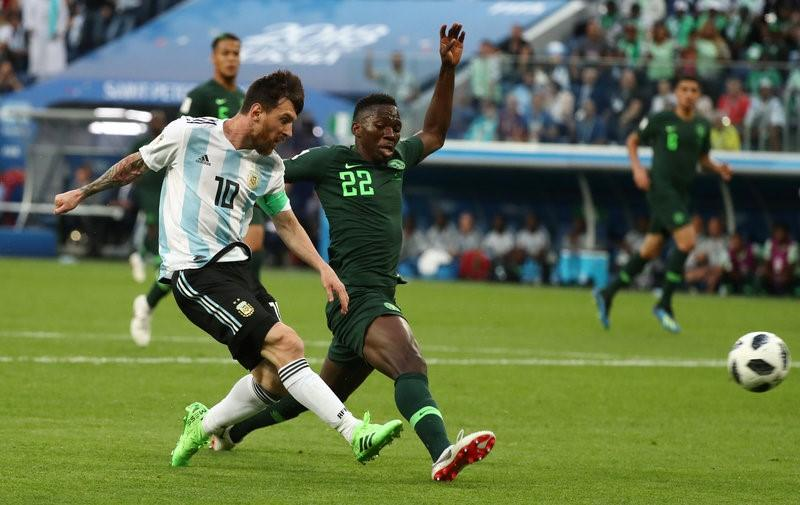
#> input picture code/DataAugmentationForObjectDetection/messi.jpg, 800 x 505 px
$ python test.py
#> lines starting #> are read from the running program, lines starting #| are printed output that depends on the picture
### code/DataAugmentationForObjectDetection/data_aug/data_aug.py
import random
import numpy as np
import cv2
import matplotlib.pyplot as plt
import sys
import os
from DataAugmentationForObjectDetection.data_aug.bbox_util import *

lib_path = os.path.join(os.path.realpath("."), "data_aug")
sys.path.append(lib_path)


class RandomHorizontalFlip(object):
    """Randomly horizontally flips the Image with the probability *p*

    Parameters
    ----------
    p: float
        The probability with which the image is flipped


    Returns
    -------

    numpy.ndaaray
        Flipped image in the numpy format of shape `HxWxC`

    numpy.ndarray
        Tranformed bounding box co-ordinates of the format `n x 4` where n is
        number of bounding boxes and 4 represents `x1,y1,x2,y2` of the box

    """

    def __init__(self, p=0.5):
        self.p = p
        self.reset()

    def reset(self):
        self.p_thresh = random.random()

    def __call__(self, img, masks=None, bboxes=None):
        img_center = np.array(img.shape[:2])[::-1] / 2
        img_center = np.hstack((img_center, img_center))
        if self.p_thresh < self.p:
            img = img[:, ::-1, :]
            if masks is not None:
                for mask_idx in range(len(masks)):
                    masks[mask_idx] = masks[mask_idx][:, ::-1, :]
            if bboxes is not None:
                if len(bboxes) > 0:
                    bboxes[:, [0, 2]] += 2 * (img_center[[0, 2]] - bboxes[:, [0, 2]])
                    box_w = abs(bboxes[:, 0] - bboxes[:, 2])
                    bboxes[:, 0] -= box_w
                    bboxes[:, 2] += box_w

        return img, masks, bboxes


class HorizontalFlip(object):
    """Randomly horizontally flips the Image with the probability *p*

    Parameters
    ----------
    p: float
        The probability with which the image is flipped


    Returns
    -------

    numpy.ndaaray
        Flipped image in the numpy format of shape `HxWxC`

    numpy.ndarray
        Tranformed bounding box co-ordinates of the format `n x 4` where n is
        number of bounding boxes and 4 represents `x1,y1,x2,y2` of the box

    """

    def __init__(self):
        pass

    # [13 lines left out: function __call__, not called in this run]


class RandomScale(object):
    """Randomly scales an image


    Bounding boxes which have an area of less than 25% in the remaining in the
    transformed image is dropped. The resolution is maintained, and the remaining
    area if any is filled by black color.

    Parameters
    ----------
    scale: float or tuple(float)
        if **float**, the image is scaled by a factor drawn
        randomly from a range (1 - `scale` , 1 + `scale`). If **tuple**,
        the `scale` is drawn randomly from values specified by the
        tuple

    Returns
    -------

    numpy.ndaaray
        Scaled image in the numpy format of shape `HxWxC`

    numpy.ndarray
        Tranformed bounding box co-ordinates of the format `n x 4` where n is
        number of bounding boxes and 4 represents `x1,y1,x2,y2` of the box

    """

    def __init__(self, scale=0.2, diff=False):
        self.scale = scale

        if type(self.scale) == tuple:
            assert len(self.scale) == 2, "Invalid range"
            assert self.scale[0] > -1, "Scale factor can't be less than -1"
            assert self.scale[1] > -1, "Scale factor can't be less than -1"
        else:
            assert self.scale > 0, "Please input a positive float"
            self.scale = (max(-1, -self.scale), self.scale)

        self.diff = diff

        self.reset()  # set probabilistic values

    def reset(self):
        if self.diff:
            self.scale_x = random.uniform(*self.scale)
            self.scale_y = random.uniform(*self.scale)
        else:
            self.scale_x = random.uniform(*self.scale)
            self.scale_y = self.scale_x

    # [39 lines left out: function __call__, not called in this run]


class Scale(object):
    """Scales the image

    Bounding boxes which have an area of less than 25% in the remaining in the
    transformed image is dropped. The resolution is maintained, and the remaining
    area if any is filled by black color.


    Parameters
    ----------
    scale_x: float
        The factor by which the image is scaled horizontally

    scale_y: float
        The factor by which the image is scaled vertically

    Returns
    -------

    numpy.ndaaray
        Scaled image in the numpy format of shape `HxWxC`

    numpy.ndarray
        Tranformed bounding box co-ordinates of the format `n x 4` where n is
        number of bounding boxes and 4 represents `x1,y1,x2,y2` of the box

    """

    def __init__(self, scale_x=0.2, scale_y=0.2):
        self.scale_x = scale_x
        self.scale_y = scale_y

    # [23 lines left out: function __call__, not called in this run]


class RandomTranslate(object):
    """Randomly Translates the image


    Bounding boxes which have an area of less than 25% in the remaining in the
    transformed image is dropped. The resolution is maintained, and the remaining
    area if any is filled by black color.

    Parameters
    ----------
    translate: float or tuple(float)
        if **float**, the image is translated by a factor drawn
        randomly from a range (1 - `translate` , 1 + `translate`). If **tuple**,
        `translate` is drawn randomly from values specified by the
        tuple

    Returns
    -------

    numpy.ndaaray
        Translated image in the numpy format of shape `HxWxC`

    numpy.ndarray
        Tranformed bounding box co-ordinates of the format `n x 4` where n is
        number of bounding boxes and 4 represents `x1,y1,x2,y2` of the box

    """

    # [47 lines left out: functions __init__, __call__, not called in this run]


class Translate(object):
    """Randomly Translates the image


    Bounding boxes which have an area of less than 25% in the remaining in the
    transformed image is dropped. The resolution is maintained, and the remaining
    area if any is filled by black color.

    Parameters
    ----------
    translate: float or tuple(float)
        if **float**, the image is translated by a factor drawn
        randomly from a range (1 - `translate` , 1 + `translate`). If **tuple**,
        `translate` is drawn randomly from values specified by the
        tuple

    Returns
    -------

    numpy.ndaaray
        Translated image in the numpy format of shape `HxWxC`

    numpy.ndarray
        Tranformed bounding box co-ordinates of the format `n x 4` where n is
        number of bounding boxes and 4 represents `x1,y1,x2,y2` of the box

    """

    # [37 lines left out: functions __init__, __call__, not called in this run]


class RandomRotate(object):
    """Randomly rotates an image


    Bounding boxes which have an area of less than 25% in the remaining in the
    transformed image is dropped. The resolution is maintained, and the remaining
    area if any is filled by black color.

    Parameters
    ----------
    angle: float or tuple(float)
        if **float**, the image is rotated by a factor drawn
        randomly from a range (-`angle`, `angle`). If **tuple**,
        the `angle` is drawn randomly from values specified by the
        tuple

    Returns
    -------

    numpy.ndaaray
        Rotated image in the numpy format of shape `HxWxC`

    numpy.ndarray
        Tranformed bounding box co-ordinates of the format `n x 4` where n is
        number of bounding boxes and 4 represents `x1,y1,x2,y2` of the box

    """

    def __init__(self, angle=10):
        self.angle = angle

        if type(self.angle) == tuple:
            assert len(self.angle) == 2, "Invalid range"

        else:
            self.angle = (-self.angle, self.angle)

        self.reset()

    def reset(self):
        self.chosen_angle = random.uniform(*self.angle)

    # [33 lines left out: function __call__, not called in this run]


class Rotate(object):
    """Rotates an image


    Bounding boxes which have an area of less than 25% in the remaining in the
    transformed image is dropped. The resolution is maintained, and the remaining
    area if any is filled by black color.

    Parameters
    ----------
    angle: float
        The angle by which the image is to be rotated


    Returns
    -------

    numpy.ndaaray
        Rotated image in the numpy format of shape `HxWxC`

    numpy.ndarray
        Tranformed bounding box co-ordinates of the format `n x 4` where n is
        number of bounding boxes and 4 represents `x1,y1,x2,y2` of the box

    """

    def __init__(self, angle):
        self.angle = angle

    # [40 lines left out: function __call__, not called in this run]


class RandomShear(object):
    """Randomly shears an image in horizontal direction


    Bounding boxes which have an area of less than 25% in the remaining in the
    transformed image is dropped. The resolution is maintained, and the remaining
    area if any is filled by black color.

    Parameters
    ----------
    shear_factor: float or tuple(float)
        if **float**, the image is sheared horizontally by a factor drawn
        randomly from a range (-`shear_factor`, `shear_factor`). If **tuple**,
        the `shear_factor` is drawn randomly from values specified by the
        tuple

    Returns
    -------

    numpy.ndaaray
        Sheared image in the numpy format of shape `HxWxC`

    numpy.ndarray
        Tranformed bounding box co-ordinates of the format `n x 4` where n is
        number of bounding boxes and 4 represents `x1,y1,x2,y2` of the box

    """

    # [37 lines left out: functions __init__, __call__, not called in this run]


class Shear(object):
    """Shears an image in horizontal direction


    Bounding boxes which have an area of less than 25% in the remaining in the
    transformed image is dropped. The resolution is maintained, and the remaining
    area if any is filled by black color.

    Parameters
    ----------
    shear_factor: float
        Factor by which the image is sheared in the x-direction

    Returns
    -------

    numpy.ndaaray
        Sheared image in the numpy format of shape `HxWxC`

    numpy.ndarray
        Tranformed bounding box co-ordinates of the format `n x 4` where n is
        number of bounding boxes and 4 represents `x1,y1,x2,y2` of the box

    """

    def __init__(self, shear_factor=0.2):
        self.shear_factor = shear_factor

    # [18 lines left out: function __call__, not called in this run]


class Resize(object):
    """Resize the image in accordance to `image_letter_box` function in darknet

    The aspect ratio is maintained. The longer side is resized to the input
    size of the network, while the remaining space on the shorter side is filled
    with black color. **This should be the last transform**


    Parameters
    ----------
    inp_dim : tuple(int)
        tuple containing the size to which the image will be resized.

    Returns
    -------

    numpy.ndaaray
        Sheared image in the numpy format of shape `HxWxC`

    numpy.ndarray
        Resized bounding box co-ordinates of the format `n x 4` where n is
        number of bounding boxes and 4 represents `x1,y1,x2,y2` of the box

    """

    def __init__(self, inp_dim):
        self.inp_dim = inp_dim

    # [21 lines left out: function __call__, not called in this run]


class RandomHSV(object):
    """HSV Transform to vary hue saturation and brightness

    Hue has a range of 0-179
    Saturation and Brightness have a range of 0-255.
    Chose the amount you want to change thhe above quantities accordingly.


    Parameters
    ----------
    hue : None or int or tuple (int)
        If None, the hue of the image is left unchanged. If int,
        a random int is uniformly sampled from (-hue, hue) and added to the
        hue of the image. If tuple, the int is sampled from the range
        specified by the tuple.

    saturation : None or int or tuple(int)
        If None, the saturation of the image is left unchanged. If int,
        a random int is uniformly sampled from (-saturation, saturation)
        and added to the hue of the image. If tuple, the int is sampled
        from the range  specified by the tuple.

    brightness : None or int or tuple(int)
        If None, the brightness of the image is left unchanged. If int,
        a random int is uniformly sampled from (-brightness, brightness)
        and added to the hue of the image. If tuple, the int is sampled
        from the range  specified by the tuple.

    Returns
    -------

    numpy.ndaaray
        Transformed image in the numpy format of shape `HxWxC`

    numpy.ndarray
        Resized bounding box co-ordinates of the format `n x 4` where n is
        number of bounding boxes and 4 represents `x1,y1,x2,y2` of the box

    """

    # [42 lines left out: functions __init__, __call__, not called in this run]


class Sequence(object):
    """Initialise Sequence object

    Apply a Sequence of transformations to the images/boxes.

    Parameters
    ----------
    augemnetations : list
        List containing Transformation Objects in Sequence they are to be
        applied

    probs : int or list
        If **int**, the probability with which each of the transformation will
        be applied. If **list**, the length must be equal to *augmentations*.
        Each element of this list is the probability with which each
        corresponding transformation is applied

    Returns
    -------

    Sequence
        Sequence Object

    """

    def __init__(self, augmentations, probs=1):

        self.augmentations = augmentations
        self.probs = probs

    def __call__(self, images, bboxes):
        for i, augmentation in enumerate(self.augmentations):
            if type(self.probs) == list:
                prob = self.probs[i]
            else:
                prob = self.probs

            if random.random() < prob:
                images, bboxes = augmentation(images, bboxes)
        return images, bboxes

### code/DataAugmentationForObjectDetection/test.py
from data_aug.data_aug import *
from data_aug.bbox_util import *
import cv2
import pickle as pkl
import numpy as np
import matplotlib.pyplot as plt

img = cv2.imread("messi.jpg")[:, :, ::-1]  # OpenCV uses BGR channels
bboxes = pkl.load(open("messi_ann.pkl", "rb"))
#> (reads code/DataAugmentationForObjectDetection/messi_ann.pkl from the repository)

transforms = Sequence([RandomHorizontalFlip(1), RandomScale(0.2, diff=True), RandomRotate(10)])
#> the loop in __call__, `for i, augmentation in enumerate(self.augmentations):` made 1 pass
#> pass 1, in __call__, `img = img[:, ::-1, :]`:
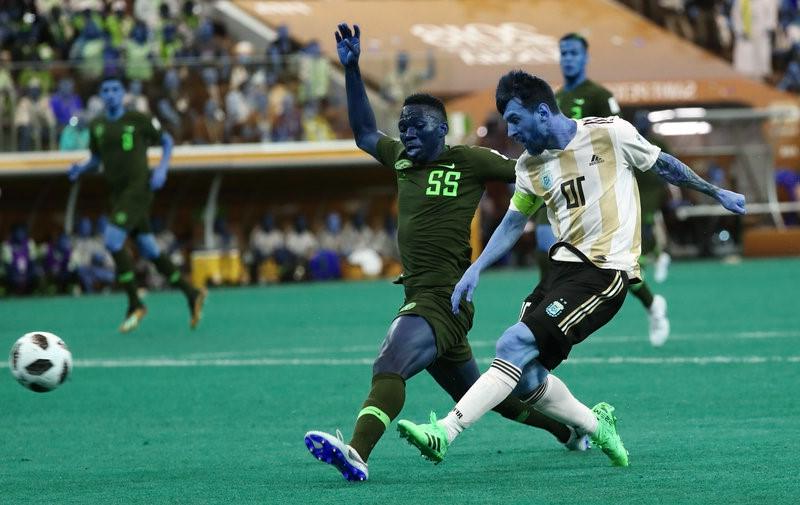
#> img: shape (505, 800, 3); mean of channels 0, 1, 2 99.5, 114.6, 80.6; drawn as B, G, R

#> (the run stopped early here; a loop or call above may not have finished)
